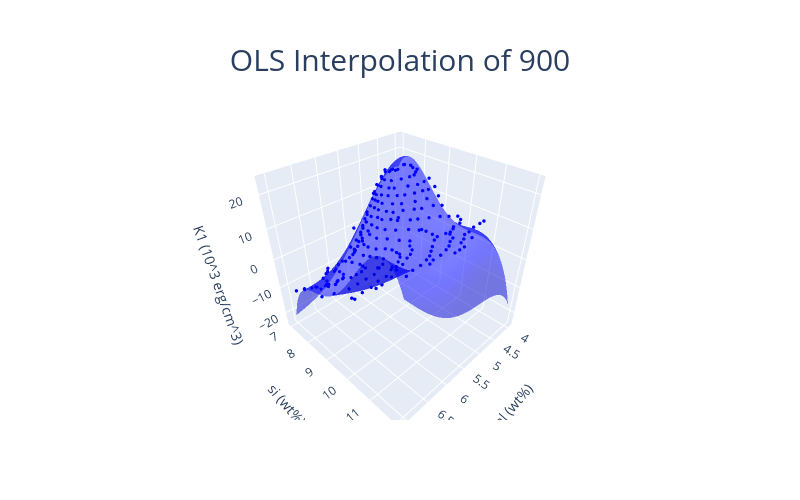

The code cell stored with this chart in its notebook:
### Markdown cell above
### 900

### Code cell
plot_ols_interpolation(bulk_900, "4d")
